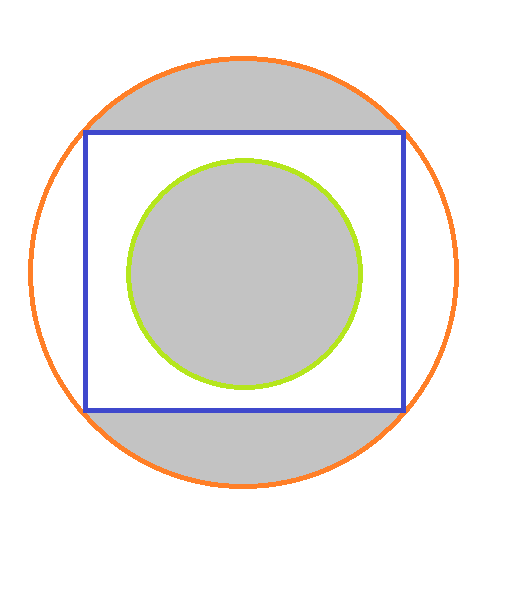
#> input picture test2.png, 518 x 604 px
$ python SharpenImage.py
#> lines starting #> are read from the running program, lines starting #| are printed output that depends on the picture
import cv2
import numpy as np


#Linux window/threading setup code.
cv2.startWindowThread()
cv2.namedWindow("Original")
cv2.namedWindow("Sharpen")

#Load source / input image as grayscale, also works on color images...
imgIn = cv2.imread("test2.png", cv2.IMREAD_GRAYSCALE)
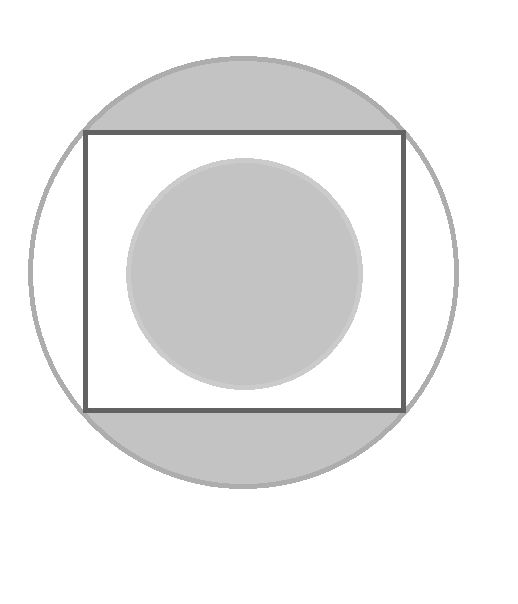
#> imgIn: shape (604, 518); min 98, max 255, mean 236.3
cv2.imshow("Original", imgIn)


#Create the identity filter, but with the 1 shifted to the right!
kernel = np.zeros( (9,9), np.float32)
kernel[4,4] = 2.0   #Identity, times two!

#Create a box filter:
boxFilter = np.ones( (9,9), np.float32) / 81.0

#Subtract the two:
kernel = kernel - boxFilter


#Note that we are subject to overflow and underflow here...but I believe that
# filter2D clips top and bottom ranges on the output, plus you'd need a
# very bright or very dark pixel surrounded by the opposite type.

custom = cv2.filter2D(imgIn, -1, kernel)
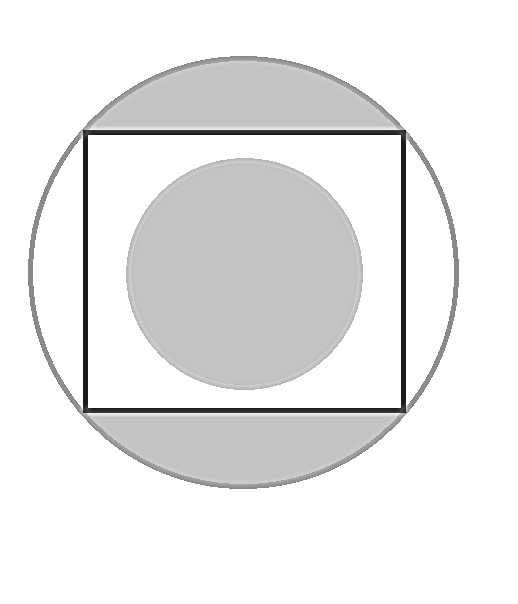
#> custom: shape (604, 518); min 10, max 255, mean 234.6
cv2.imshow("Sharpen", custom)


cv2.waitKey(0)
